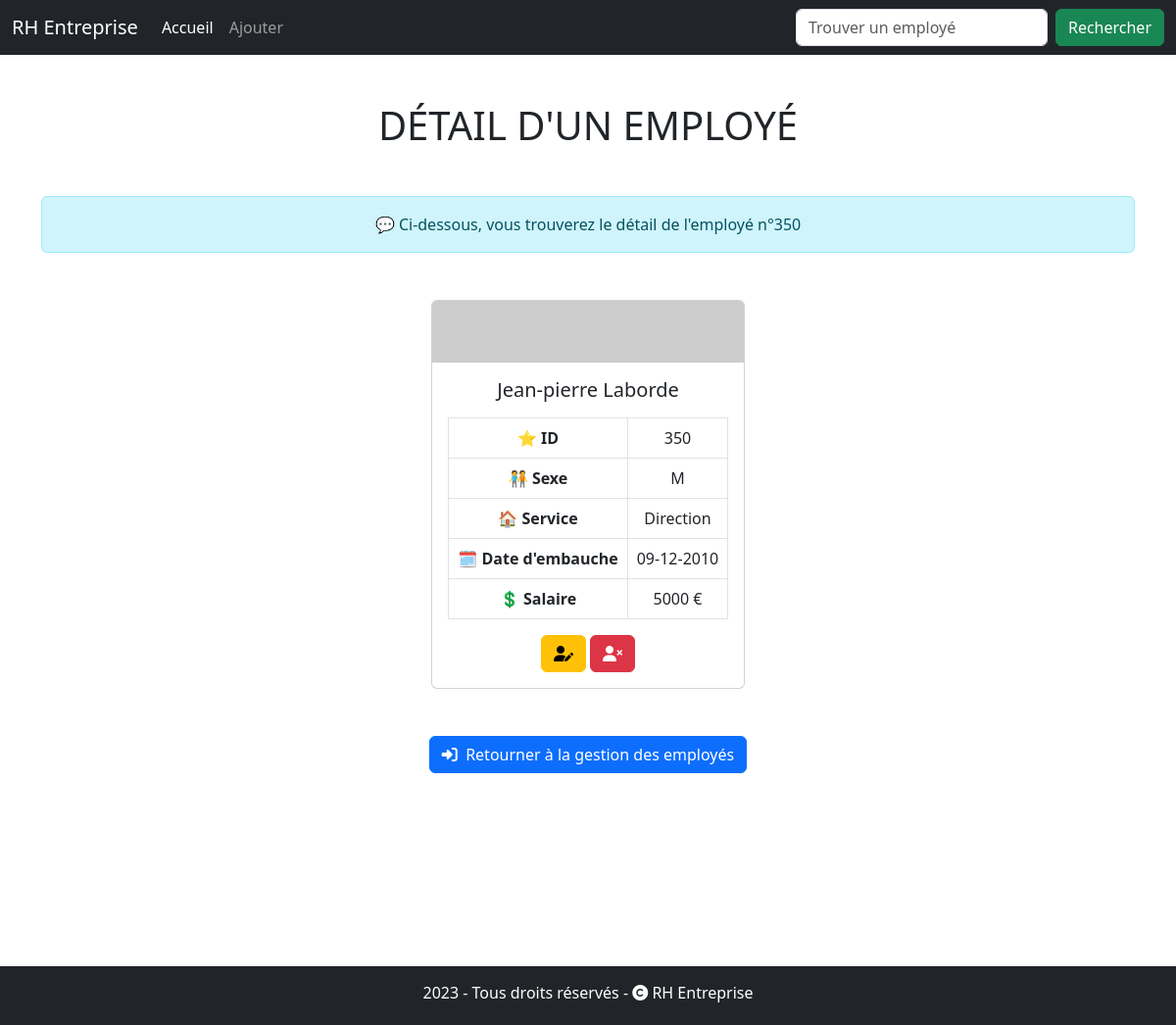
Page /?op=select&id=350 on the committed database.
### tables this page shows
CREATE TABLE employes (
  id_employes INT NOT NULL AUTO_INCREMENT,
  prenom VARCHAR(20) NOT NULL,
  nom VARCHAR(20) NOT NULL,
  sexe ENUM('m','f') NOT NULL,
  service VARCHAR(30) NOT NULL,
  date_embauche DATE NOT NULL,
  salaire INT NOT NULL,
  PRIMARY KEY (id_employes)
);

### controller/Controller.php (called while the page is built, shortened)
<?php
class Controller {
    private $dbEntityRepository;
    public function __construct() {
        $this->dbEntityRepository = new \model\EntityRepository;
    }
    public function handleRequest() {
        $op = isset($_GET['op']) ? $_GET['op'] : 'list';
        try {
            if($op === 'add' || $op === 'update')
                $this->save($op);
            elseif($op === 'select')
                $this->select();
            elseif($op === 'delete')
                $this->delete();
            elseif($op === 'search')
                $this->search();
            elseif($op === 'list')
                $this->selectAll();
            else
                throw new Exception("La page n'a pas été trouvé :(", 404);
        } catch (\Exception $e) {
            echo '<div style="width: 400px; padding: 15px; background: #CCE5FF; border-radius: 5px; margin: 0 auto; color: white; text-align: center;">';
            echo "🛑" . $e->getCode() . " " . $e->getMessage();
            echo '</div>';
        }
    }
    public function render($layout, $template, $parameters = []) {
        extract($parameters);
        require_once "views/$template";
        return ob_end_flush();
    }
    public function select() {
        if(!empty($_GET["id"])) {
            $id = $_GET["id"];
            if($this->dbEntityRepository->selectEntityRepo($id)) {
                $this->render("layout.php", "detail_employe.php", [
                    "title" => "DÉTAIL D'UN EMPLOYÉ",
                    "data" => $this->dbEntityRepository->selectEntityRepo($id),
                    "id" => "id_" . $this->dbEntityRepository->table,
                    "message" => "Ci-dessous, vous trouverez le détail de l'employé n°$id"
                ]);
            } else {
                $this->selectAll("🛑 L'employé sélectionné n'existe pas ou l'id n'a pas été trouvé.");
            }
        } else {
            $this->selectAll("🛑 L'employé sélectionné n'existe pas ou l'id n'a pas été trouvé.");
        }
    }
}

### index.php (called while the page is built, shortened)
<?php
$controller = new controller\Controller;
$controller->handleRequest();
?>

### model/EntityRepository.php (called while the page is built, shortened)
<?php
class EntityRepository {
    private $db;
    public $table;
    public function getDb() {
        if(!$this->db) {
            try {
                $xml = simplexml_load_file("app/config.xml");
                $this->table = $xml->table;
                try {
                    $this->db = new \PDO("mysql:host=" . $xml->host . ";dbname=" . $xml->db, $xml->user, $xml->password, [\PDO::ATTR_ERRMODE => \PDO::ERRMODE_EXCEPTION]);
                } catch (\PDOException $e) {
                    echo "<div style='width: 400px; padding: 15px; background: #CCE5FF; border-radius: 5px; margin: 0 auto; color: white; text-align: center;'>";
                    echo "🔴 Une erreur s'est produite : " . $e->getMessage();
                    echo "</div>";
                }
            } catch (\Exception $e) {
                echo "<div style='width: 400px; padding: 15px; background: #CCE5FF; border-radius: 5px; margin: 0 auto; color: white; text-align: center;'>";
                echo "🔴 Une erreur s'est produite : " . $e->getMessage();
                echo "</div>";
            }
        }
        return $this->db;
    }
    public function selectEntityRepo($id) {
        $data = $this->getDb()->query("SELECT * FROM " . $this->table . " WHERE id_" . $this->table . " = " . $id);
        $r = $data->fetch(\PDO::FETCH_ASSOC);
        return $r;
    }
}
?>

### views/detail_employe.php (the view)
<?php
    $date = new DateTime($data['date_embauche']);
?>
<div class="container text-center mt-5">
    <div class="card" style="width: 20rem; margin: 0 auto;">
    <?php if($data["sexe"] === "m"): ?>
        <img src='https://picsum.photos/id/1005/200/150' alt='Photo du salarié' class='card-img-top'>
    <?php else: ?>
        <img src='https://picsum.photos/id/1011/200/150' alt='Photo de la salariée' class='card-img-top'>
    <?php endif; ?>
        <div class="card-body">
            <h5 class="card-title"><?php echo $data["prenom"] . " " . $data["nom"] ?></h5>
            <table class="table table-bordered my-3">
                <tbody>
                    <tr>
                        <th scope="row">⭐ ID</th>
                        <td><?php echo $data["id_employes"] ?></td>
                    </tr>
                    <tr>
                        <th scope="row">🧑‍🤝‍🧑 Sexe</th>
                        <td><?php echo ucfirst($data["sexe"]) ?></td>
                    </tr>
                    <tr>
                        <th scope="row">🏠 Service</th>
                        <td><?php echo ucfirst($data["service"]) ?></td>
                    </tr>
                    <tr>
                        <th scope="row">🗓️ Date d'embauche</th>
                        <td><?php echo $date->format("d-m-Y") ?></td>
                    </tr>
                    <tr>
                        <th scope="row">💲 Salaire</th>
                        <td><?php echo $data["salaire"] . " €" ?></td>
                    </tr>
                </tbody>
            </table>
            <div class="container">
                <a href="?op=update&id=<?php echo $data[$id] ?>" class="btn btn-warning"><i class="fa-sharp fa-solid fa-user-pen"></i></a>
                <a href="?op=delete&id=<?php echo $data[$id] ?>" class="btn btn-danger" onclick="return(confirm('💬 Vous êtes sur le point de supprimer définitivement cet employé. Voulez-vous continuer ?'))"><i class="fa-sharp fa-solid fa-user-xmark"></i></a>
            </div>
        </div>
    </div>
    <div class="container text-center">
        <a href="?op=list" class="btn btn-primary mt-5"><i class="fa-solid fa-right-to-bracket"></i>&nbsp; Retourner à la gestion des employés</a>
    </div>
</div>

### rows in the picture
employes: prenom "Jean-pierre", nom "Laborde", id_employes "350", sexe "M", service "Direction", date_embauche "09-12-2010", salaire "5000"

### other values in the picture
$title "DÉTAIL D'UN EMPLOYÉ"
$message "Ci-dessous, vous trouverez le détail de l'employé n°350"
